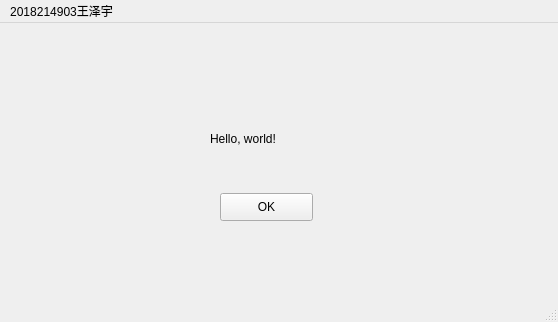
<?xml version="1.0" encoding="UTF-8"?>
<ui version="4.0">
 <class>MainWindow</class>
 <widget class="QMainWindow" name="MainWindow">
  <property name="geometry">
   <rect>
    <x>0</x>
    <y>0</y>
    <width>558</width>
    <height>322</height>
   </rect>
  </property>
  <property name="windowTitle">
   <string>MainWindow</string>
  </property>
  <widget class="QWidget" name="centralwidget">
   <widget class="QLabel" name="label">
    <property name="geometry">
     <rect>
      <x>210</x>
      <y>60</y>
      <width>111</width>
      <height>111</height>
     </rect>
    </property>
    <property name="text">
     <string>Hello, world!</string>
    </property>
   </widget>
   <widget class="QPushButton" name="pushButton">
    <property name="geometry">
     <rect>
      <x>220</x>
      <y>170</y>
      <width>93</width>
      <height>28</height>
     </rect>
    </property>
    <property name="text">
     <string>OK</string>
    </property>
   </widget>
  </widget>
  <widget class="QMenuBar" name="menubar">
   <property name="geometry">
    <rect>
     <x>0</x>
     <y>0</y>
     <width>558</width>
     <height>26</height>
    </rect>
   </property>
   <widget class="QMenu" name="menu2018214903">
    <property name="title">
     <string>2018214903王泽宇</string>
    </property>
   </widget>
   <addaction name="menu2018214903"/>
  </widget>
  <widget class="QStatusBar" name="statusbar"/>
 </widget>
 <resources/>
 <connections/>
</ui>
